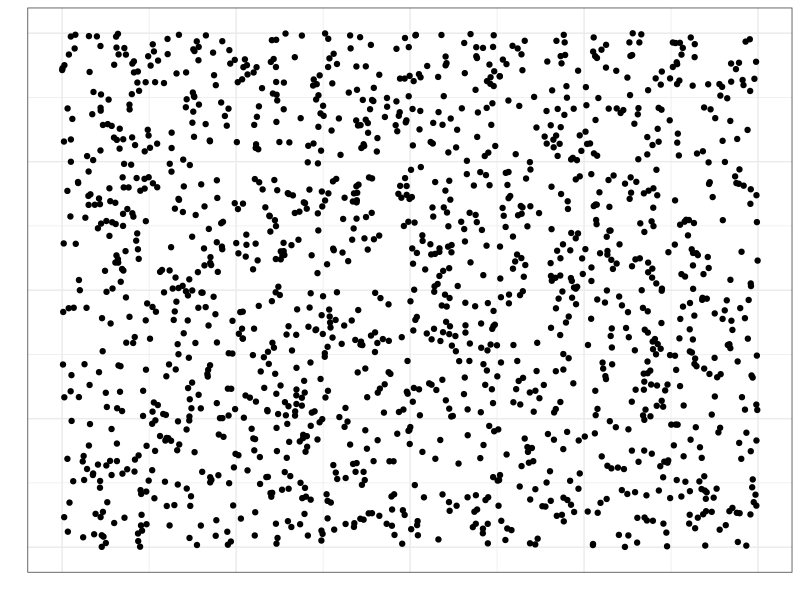
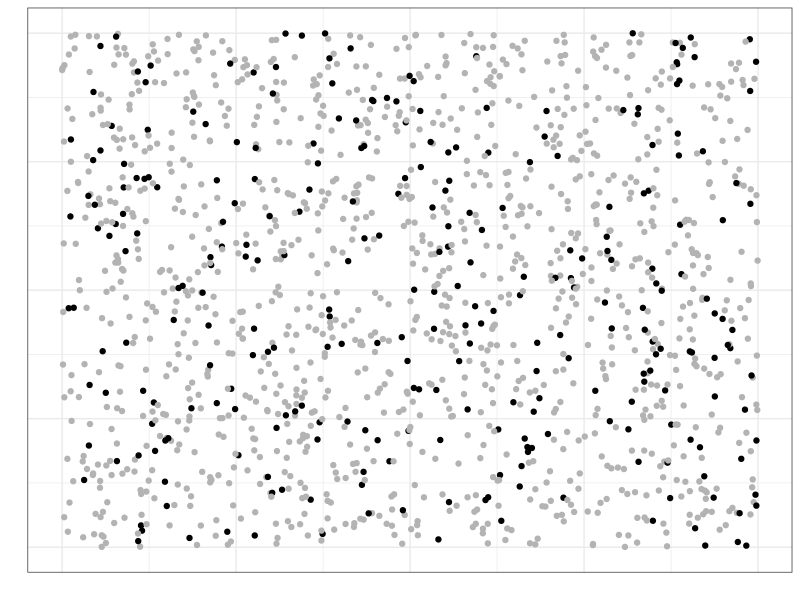
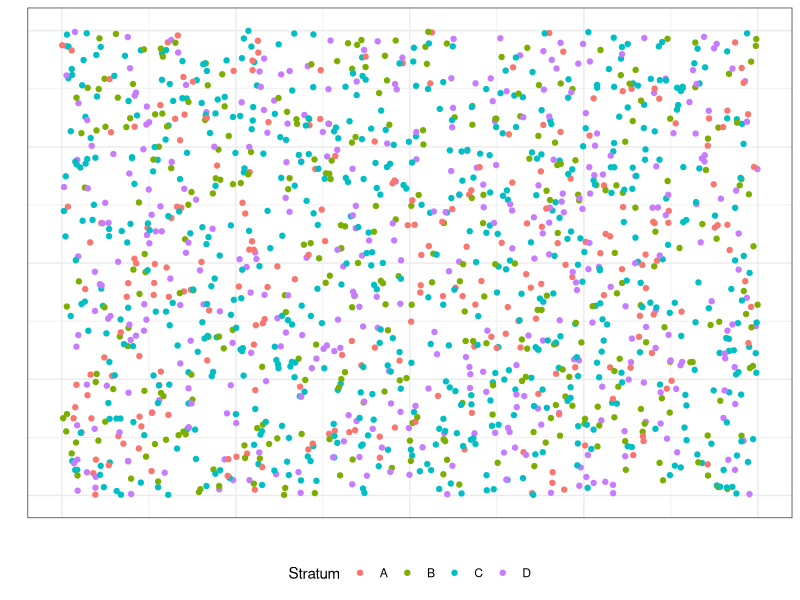
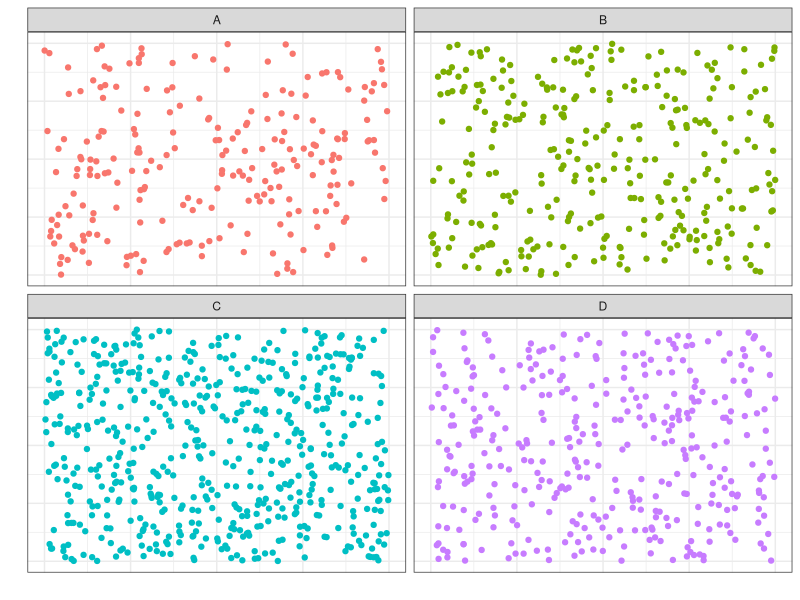
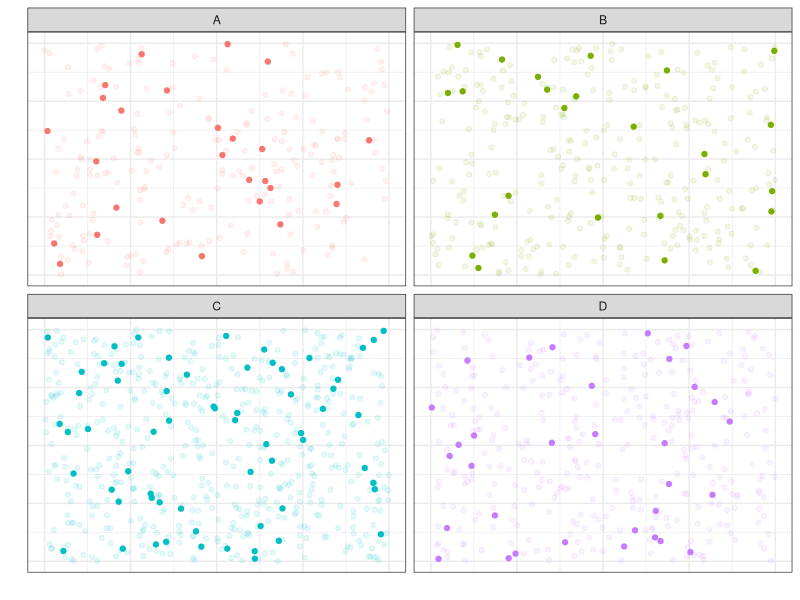
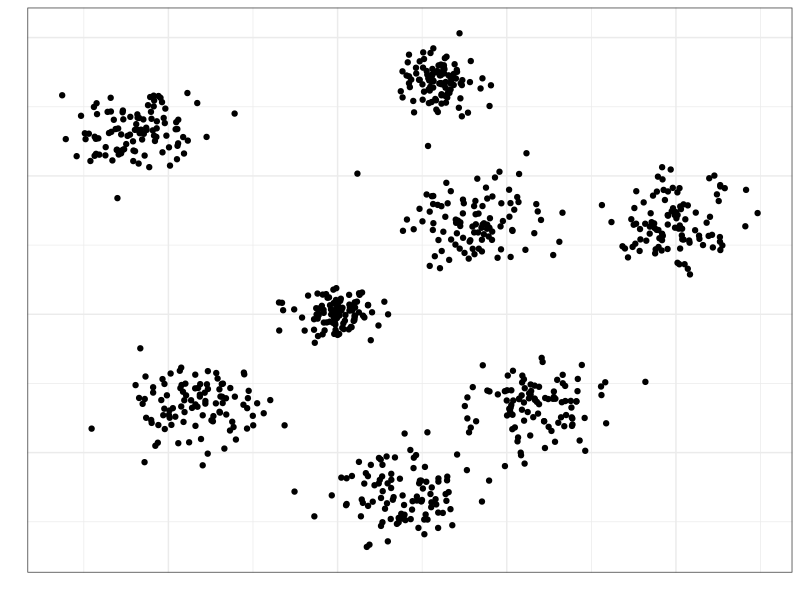
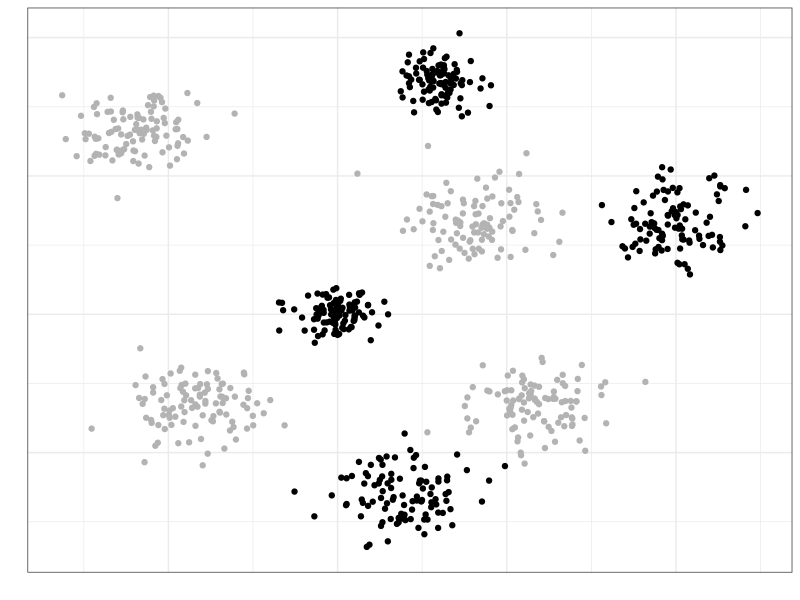
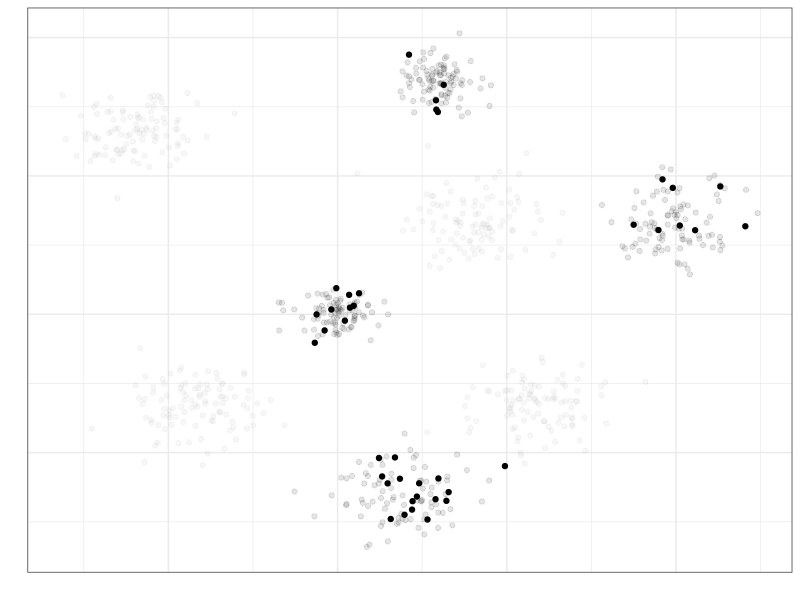

Recreate these plots in R, in order.
## ---- chunk 1
knitr::opts_chunk$set(echo = FALSE, eval = TRUE, message = FALSE, warning = FALSE)
## ---- chunk 2
library(tidyverse)
theme_set(theme_bw())
library(ggforce)
## ---- chunk 3
tibble(x = runif(1500), 
       y = runif(1500), 
       smpl = sample(c(TRUE, FALSE), 1500, 
                     replace = TRUE, prob = c(.2, .8))) -> simple_random_pop

simple_random_pop %>% 
  ggplot(aes(x, y)) +
  geom_point() +
  guides(x = "none", y = "none") +
  labs(x = "", y = "")
## ---- chunk 4
simple_random_pop %>% 
  ggplot(aes(x, y, color = smpl)) +
  geom_point() +
  guides(x = "none", y = "none", color = "none") +
  labs(x = "", y = "") +
  scale_color_manual(values = c(`TRUE` = "black", `FALSE` = "gray70"))
## ---- chunk 5
tibble(x = runif(1500), 
       y = runif(1500), 
       strat = sample(c("A", "B", "C", "D"), 1500, 
                      replace = TRUE, prob = c(.15, .2, .4, .25)),
       smpl = sample(c(TRUE, FALSE), 1500, 
                     replace = TRUE, prob = c(.1, .9))) -> strat_pop

strat_pop %>% 
  ggplot(aes(x, y, color = strat)) +
  geom_point() +
  guides(x = "none", y = "none") +
  labs(x = "", y = "", color = "Stratum") +
  theme(legend.position = "bottom")
## ---- chunk 6
strat_pop %>% 
  ggplot(aes(x, y, color = strat)) +
  geom_point() +
  guides(x = "none", y = "none", color = "none") +
  facet_wrap(~ strat) +
  labs(x = "", y = "", color = "Stratum") +
  theme(legend.position = "bottom")
## ---- chunk 7
strat_pop %>% 
  ggplot(aes(x, y, color = strat, alpha = smpl)) +
  geom_point() +
  guides(x = "none", y = "none", color = "none", alpha = "none") +
  facet_wrap(~ strat) +
  labs(x = "", y = "", color = "Stratum") +
  theme(legend.position = "bottom")
## ---- chunk 8
tibble(x = rnorm(100, 0, .3),
       y = rnorm(100, 0, .3), 
       cluster = TRUE,
       smpl = sample(c(TRUE, FALSE), 100, replace = TRUE, prob = c(.1, .9))) %>% 
  bind_rows(
    tibble(
      x = rnorm(100, 2, .5),
      y = rnorm(100, 2, .5),
      cluster = FALSE, 
      smpl = FALSE
    )
  ) %>% 
  bind_rows(
    tibble(
      x = rnorm(100, -2, .5),
       y = rnorm(100, -2, .5),
      cluster = FALSE,
      smpl = FALSE
    )
  ) %>% 
  bind_rows(
    tibble(
      x = rnorm(100, 1.5, .3),
       y = rnorm(100, 5, .3),
      cluster = TRUE,
      smpl = sample(c(TRUE, FALSE), 100, replace = TRUE, prob = c(.1, .9))
    )
  ) %>% 
  bind_rows(
    tibble(
      x = rnorm(100, 3, .5),
       y = rnorm(100, -2, .5),
      cluster = FALSE,
      smpl = FALSE
    )
  ) %>% 
  bind_rows(
    tibble(
      x = rnorm(100, 1, .5),
       y = rnorm(100, -4, .5),
      cluster = TRUE,
      smpl = sample(c(TRUE, FALSE), 100, replace = TRUE, prob = c(.1, .9))
    )
  ) %>% 
  bind_rows(
    tibble(
      x = rnorm(100, 5, .5),
       y = rnorm(100, 2, .5),
      cluster = TRUE,
      smpl = sample(c(TRUE, FALSE), 100, replace = TRUE, prob = c(.2, .8))
    )
  ) %>% 
  bind_rows(
    tibble(
      x = rnorm(100, -3, .5),
       y = rnorm(100, 4, .5),
      cluster = FALSE,
      smpl = FALSE
    )
  ) -> cluster_pop

cluster_pop %>% 
  ggplot(aes(x, y)) +
  geom_point() +
  guides(x = "none", y = "none", color = "none", alpha = "none") +
  labs(x = "", y = "")
## ---- chunk 9
cluster_pop %>% 
  ggplot(aes(x, y, color = cluster)) +
  geom_point() +
  guides(x = "none", y = "none", color = "none", alpha = "none") +
  labs(x = "", y = "") +
  scale_color_manual(values = c(`TRUE` = "black", `FALSE` = "gray70"))
## ---- chunk 10
cluster_pop %>% 
  ggplot(aes(x, y, color = cluster, alpha = smpl)) +
  geom_point() +
  guides(x = "none", y = "none", color = "none", alpha = "none") +
  labs(x = "", y = "") +
  scale_color_manual(values = c(`TRUE` = "black", `FALSE` = "gray70"))
## ---- chunk 11
ggplot() +
  geom_rect(aes(xmin = -.5, xmax = .5, ymin = -.5, ymax = .5), color = "black", alpha = 0, linewidth = 1) +
  geom_circle(aes(x0 = 0, y0 = 0, r = .5)) +
  guides(x = "none", y = "none") +
  coord_fixed()
## ---- chunk 12
tibble(x = runif(100, -.5, .5),
       y = runif(100, -.5, .5)) %>% 
ggplot() +
  geom_rect(aes(xmin = -.5, xmax = .5, ymin = -.5, ymax = .5), color = "black", alpha = 0, linewidth = 1) +
  geom_circle(aes(x0 = 0, y0 = 0, r = .5)) +
  geom_point(aes(x, y)) +
  guides(x = "none", y = "none") +
  labs(x = "", y = "") +
  coord_fixed()
## ---- chunk 13
tibble(x = runif(1000, -.5, .5),
       y = runif(1000, -.5, .5),
       d = sqrt(x^2 + y^2),
       incirc = ifelse(d <= .5, TRUE, FALSE)) %>% 
ggplot() +
  geom_rect(aes(xmin = -.5, xmax = .5, ymin = -.5, ymax = .5), color = "black", alpha = 0, linewidth = 1) +
  geom_circle(aes(x0 = 0, y0 = 0, r = .5)) +
  geom_point(aes(x, y, color = incirc)) +
  guides(x = "none", y = "none", color = "none") +
  labs(x = "", y = "") +
  coord_fixed() +
  scale_color_manual(values = c(`TRUE` = "black", `FALSE` = "gray70"))
## ---- chunk 14
tibble(x = 1:6, y = 1/6) %>% 
  ggplot(aes(x, y)) +
  geom_point() +
  labs(x = "X", y = "Probability") +
  scale_x_continuous(breaks = 1:6)
## ---- chunk 15
tibble(x = 1:6, y = 1/6 * (1:6)) %>% 
  ggplot(aes(x, y)) +
  geom_point() +
  labs(x = "X", y = "Probability")
## ---- chunk 16
tibble(x = 1:6, y = 1/6) %>% 
  ggplot(aes(x, y)) +
  geom_point() +
  labs(x = "X", y = "Probability") +
  scale_x_continuous(breaks = 1:6)
## ---- chunk 17
ggplot() +
  geom_line(aes(x = c(0, 1), y = 1)) +
  labs(x = "X", y = "???")
## ---- chunk 18
tibble(x = 1:30, 
         y = dbinom(x, 30, .5)) %>%
    ggplot(aes(x, y)) +
    geom_point() +
  labs(x = "X", y = "Probability") +
  scale_x_continuous(breaks = 1:30) -> plot1

tibble(x = seq(1, 30, by = .01), 
         y = dnorm(x, mean = 30*.5, sqrt(30*.25))) %>%
    ggplot(aes(x, y)) +
    geom_line() +
  labs(x = "X", y = "???") +
  scale_x_continuous(breaks = 1:30) -> plot2

gridExtra::grid.arrange(plot1, plot2)
## ---- chunk 19
tibble(x = seq(1, 30, by = .01), 
         y = dnorm(x, mean = 30*.5, sqrt(30*.25))) -> pdf_norm

pdf_norm %>%
  ggplot(aes(x, y)) +
  geom_area(data = pdf_norm %>% 
              filter(x >= 15 & x <= 15.5),
            alpha = .5, fill = "royalblue") +
  geom_area(data = pdf_norm %>% 
              filter(x >= 20 & x <= 20.5),
            alpha = .5, fill = "royalblue") +
  geom_line() +
  labs(x = "X", y = "???") +
  scale_x_continuous(breaks = 1:30)
## ---- chunk 20
tibble(x = seq(-10, 10, by = .01),
       `N(0, 1)` = dnorm(x),
       `N(-0.5, 0.25)` = dnorm(x, -.5, .5),
       `N(0, 2.25)` = dnorm(x, 0, 1.5),
       `N(1, 1)` = dnorm(x, 1, 1),
       `N(2, 4)` = dnorm(x, 2, 2)) %>% 
  pivot_longer(cols = -x, names_to = "dist", values_to = "y") %>% 
  ggplot(aes(x, y, color = dist)) +
  geom_line() +
  labs(x = "Value", 
       y = "Density",
       color = "Parameters") +
  theme(legend.position = c(.85, .75))
## ---- chunk 21
tibble(x = seq(-3.5, 3.5, by = .01),
       y = dnorm(x)) -> st_norm

st_norm %>% 
  ggplot(aes(x, y)) +
  geom_area(data = st_norm %>% filter(x > -1 & x <= 1),
            fill = "royalblue", alpha = .5) +
  geom_area(data = st_norm %>% filter(x > -2 & x <= -1),
            fill = "springgreen", alpha = .5) +
  geom_area(data = st_norm %>% filter(x > 1 & x <= 2),
            fill = "springgreen", alpha = .5) +
  geom_area(data = st_norm %>% filter(x > -3 & x <= -2),
            fill = "orange", alpha = .5) +
  geom_area(data = st_norm %>% filter(x > 2 & x <= 3),
            fill = "orange", alpha = .5) +
  geom_area(data = st_norm %>% filter(x <= -3),
            fill = "darkred", alpha = .5) +
  geom_area(data = st_norm %>% filter(x >= 3),
            fill = "darkred", alpha = .5) +
  geom_line() +
  geom_vline(xintercept = 0, linetype = "dashed") +
  geom_vline(xintercept = c(-3, -2, -1, 1, 2, 3), linetype = "dotted") +
  annotate(x = c(-3.5, -2.5, -1.5, -.5, .5, 1.5, 2.5, 3.5), 
           y = .05, 
           label = c("0.001", "0.021", "0.136", "0.341", "0.341", "0.136", "0.021", "0.001"),
           geom = "text") +
  scale_x_continuous(breaks = -3:3, labels = c("μ-3σ", "μ-2σ", "μ-σ", "μ", "μ+σ", "μ+2σ", "μ+3σ")) +
  labs(x = "Value", 
       y = "Density")
